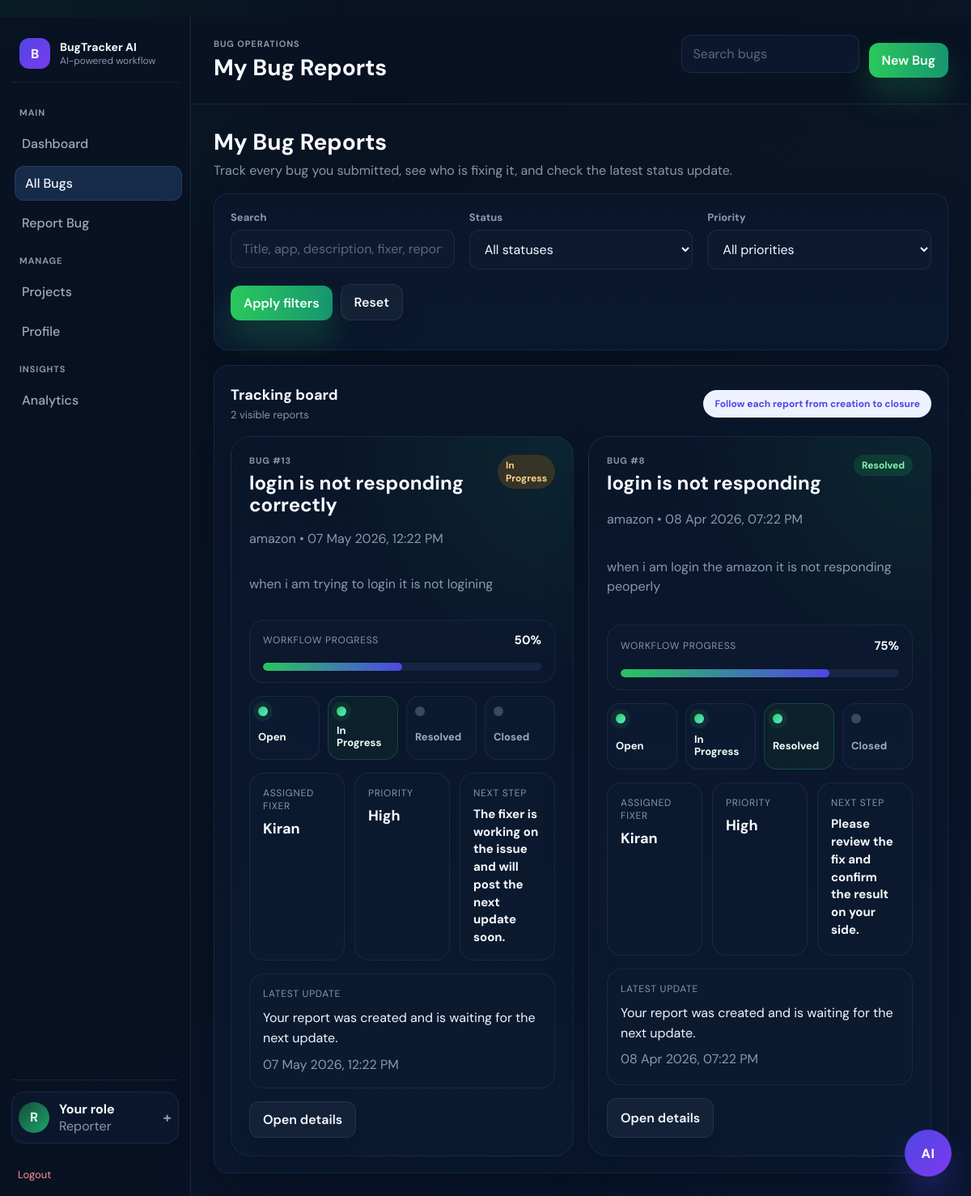
Page /view (signed in) on the committed database.
### tables this page shows
CREATE TABLE bugs (
        id INTEGER PRIMARY KEY AUTOINCREMENT,
        title TEXT,
        description TEXT,
        priority TEXT,
        status TEXT,
        assigned_to TEXT,
        created_at TEXT
    , reporter TEXT, app_name TEXT, steps TEXT, expected_result TEXT, actual_result TEXT, contact TEXT, resolution_note TEXT, fixed_at TEXT, screenshot_path TEXT, ai_summary TEXT, ai_priority TEXT, ai_suspected_cause TEXT, ai_fix_plan TEXT, ai_repro_steps TEXT, ai_resolution_summary TEXT);

### app.py (the view)
@app.route("/view")
def view_bugs():
    if not is_logged_in():
        return redirect(url_for("login"))
    status_filter = request.args.get("status", "").strip()
    priority_filter = request.args.get("priority", "").strip()
    search_query = request.args.get("q", "").strip()
    fixer_filter = request.args.get("fixer", "").strip() if is_admin() else ""
    if is_admin():
        bugs = get_all_bugs(status_filter, priority_filter, fixer_filter, search_query)
        page_title = "Admin Bug Control"
        page_subtitle = "Manage all bug reports, assignments, statuses, and report activity in one place."
    elif is_fixer():
        bugs = get_bugs_for_fixer(session["user"], status_filter, priority_filter, search_query)
        page_title = "Assigned Bugs"
        page_subtitle = "Review the bugs assigned to you, update progress, and close them when fixed."
    else:
        bugs = get_bugs_for_reporter(session["user"], status_filter, priority_filter, search_query)
        page_title = "My Bug Reports"
        page_subtitle = "Track every bug you submitted, see who is fixing it, and check the latest status update."
    return render_template(
        "reports.html",
        bugs=bugs,
        reporter_cards=build_reporter_bug_cards(bugs) if session.get("role", "user") == "user" else [],
        role=session.get("role", "user"),
        page_title=page_title,
        page_subtitle=page_subtitle,
        fixers=get_fixers(),
        active_page="bugs",
        filters={
            "status": status_filter,
            "priority": priority_filter,
            "q": search_query,
            "fixer": fixer_filter
        }
    )

### app.py (called while the page is built)
def is_logged_in():
    return "user" in session

def is_fixer():
    return session.get("role") == "fixer"

def is_admin():
    return session.get("role") == "admin"

def format_display_name(username):
    if not username:
        return "Unassigned"
    if username in DISPLAY_NAME_MAP:
        return DISPLAY_NAME_MAP[username]
    cleaned = str(username).replace("_", " ").strip()
    return cleaned

def format_role_label(role):
    labels = {
        "admin": "Admin",
        "fixer": "Fixer",
        "user": "Reporter",
    }
    return labels.get(role, str(role).title())

@app.context_processor
def inject_display_helpers():
    return {
        "display_name": format_display_name,
        "role_label": format_role_label,
    }

### database.py (called while the page is built)
def get_connection():
    conn = sqlite3.connect(DB_NAME)
    conn.row_factory = sqlite3.Row
    return conn

def get_fixers():
    conn = get_connection()
    cursor = conn.cursor()
    cursor.execute("SELECT * FROM users WHERE role='fixer' ORDER BY username")
    users = cursor.fetchall()
    conn.close()
    return users

def get_bug_events(bug_id):
    conn = get_connection()
    cursor = conn.cursor()
    cursor.execute("SELECT * FROM bug_events WHERE bug_id=? ORDER BY id ASC", (bug_id,))
    events = cursor.fetchall()
    conn.close()
    return events

def get_bugs_for_reporter(username, status_filter="", priority_filter="", search_query=""):
    conn = get_connection()
    cursor = conn.cursor()
    query = "SELECT * FROM bugs WHERE reporter=?"
    params = [username]
    if status_filter:
        query += " AND status=?"
        params.append(status_filter)
    if priority_filter:
        query += " AND priority=?"
        params.append(priority_filter)
    if search_query:
        query += " AND (title LIKE ? OR app_name LIKE ? OR description LIKE ? OR assigned_to LIKE ?)"
        like_query = f"%{search_query}%"
        params.extend([like_query, like_query, like_query, like_query])
    query += " ORDER BY id DESC"
    cursor.execute(query, params)
    bugs = cursor.fetchall()
    conn.close()
    return bugs

### templates/reports.html (shortened to what this page needs)
﻿{% extends "base.html" %}
{% block page_title %}{{ page_title }}{% endblock %}
{% block content %}
<div class="page-header">
    <h2>{{ page_title }}</h2>
    <p>{{ page_subtitle }}</p>
</div>
<section class="card">
    <form method="GET" class="form-grid three-col">
        <div class="field">
            <label>Search</label>
            <input class="input" type="text" name="q" value="{{ filters.q }}" placeholder="Title, app, description, fixer, reporter">
        </div>
        <div class="field">
            <label>Status</label>
            <select class="select" name="status">
                <option value="">All statuses</option>
            </select>
        </div>
        <div class="field">
            <label>Priority</label>
            <select class="select" name="priority">
                <option value="">All priorities</option>
            </select>
        </div>
        <div class="form-actions" style="align-items:end;">
            <button class="btn btn-primary" type="submit">Apply filters</button>
            <a class="btn btn-ghost" href="{{ url_for('view_bugs') }}">Reset</a>
        </div>
    </form>
</section>
<section class="list-card {% if role == 'user' %}reporter-tracker-shell{% endif %}" style="margin-top:18px;">
    <div class="table-toolbar">
        <div>
            <h3 class="card-title">{% if role == "user" %}Tracking board{% else %}Bug list{% endif %}</h3>
            <p class="card-subtitle">{{ bugs|length }} visible reports</p>
        </div>
        {% if role == "fixer" %}
        <div class="queue-chip">Your assigned bug queue with quick status controls</div>
        {% elif role == "user" %}
        <div class="queue-chip">Follow each report from creation to closure</div>
        {% endif %}
    </div>
    {% if role == "user" %}
    <div class="reporter-card-grid">
        {% for item in reporter_cards %}
        <article class="reporter-ticket-card">
            <div class="reporter-ticket-head">
                <div>
                    <div class="eyebrow">Bug #{{ item.bug["id"] }}</div>
                    <h4>{{ item.bug["title"] or "Bug report" }}</h4>
                </div>
                <span class="badge badge-{{ item.bug['status']|lower|replace(' ', '-') }}">{{ item.bug["status"] }}</span>
            </div>
            <div class="meta-copy">{{ item.bug["app_name"] or "General project" }} • {{ item.bug["created_at"] }}</div>
            <p class="desc-copy">{{ item.bug["description"] }}</p>
            <div class="reporter-progress-strip">
                <div class="reporter-progress-head">
                    <span>Workflow progress</span>
                    <strong>{{ item.progress_percent }}%</strong>
                </div>
                <div class="bar-track reporter-progress-track">
                    <div class="bar-fill reporter-progress-fill" style="width: {{ item.progress_percent }}%;"></div>
                </div>
            </div>
            <div class="reporter-steps">
                {% for step in item.steps %}
                <div class="reporter-step {% if step.active %}active{% endif %} {% if step.current %}current{% endif %}">
                    <span></span>
                    <strong>{{ step.label }}</strong>
                </div>
                {% endfor %}
            </div>
            <div class="reporter-ticket-meta">
                <div class="reporter-meta-card">
                    <span>Assigned fixer</span>
                    <strong>{{ display_name(item.bug["assigned_to"]) }}</strong>
                </div>
                <div class="reporter-meta-card">
                    <span>Priority</span>
                    <strong>{{ item.bug["priority"] }}</strong>
                </div>
                <div class="reporter-meta-card">
                    <span>Next step</span>
                    <strong class="reporter-next-step">{{ item.next_step }}</strong>
                </div>
            </div>
            <div class="reporter-update-card">
                <span>Latest update</span>
                <p>{{ item.last_update }}</p>
                <div class="meta-copy">{{ item.last_update_at }}</div>
            </div>
            <div class="inline-actions">
                <a class="btn btn-ghost" href="{{ url_for('bug_detail', id=item.bug['id']) }}">Open details</a>
            </div>
        </article>
        {% else %}
        <div class="empty-state">No bug reports matched your filters.</div>
        {% endfor %}
    </div>
    {% endif %}
</section>
{% endblock %}

### rows in the picture
bugs: bug.id "13", title "login is not responding correctly", bug.status "In Progress", app_name "amazon", bug.created_at "07 May 2026, 12:22 PM", bug.description "when i am trying to login it is not logining", progress_percent "50", label "Open" "In Progress" "Resolved" "Closed", assigned_to "Kiran", bug.priority "High", next_step "The fixer is working on the issue and will post the next update soon.", last_update "Your report was created and is waiting for the next update.", last_update_at "07 May 2026, 12:22 PM"
bugs: bug.id "8", title "login is not responding", bug.status "Resolved", app_name "amazon", bug.created_at "08 Apr 2026, 07:22 PM", bug.description "when i am login the amazon it is not responding peoperly", progress_percent "75", label "Open" "In Progress" "Resolved" "Closed", assigned_to "Kiran", bug.priority "High", next_step "Please review the fix and confirm the result on your side.", last_update "Your report was created and is waiting for the next update.", last_update_at "08 Apr 2026, 07:22 PM"

### other values in the picture
{{ role_label(role)[0] }} "R"
{{ role_label(role) }} "Reporter"
{{ page_title }} "My Bug Reports"
{{ page_subtitle }} "Track every bug you submitted, see who is fixing it, and check the latest status update."
{{ bugs|length }} "2"
